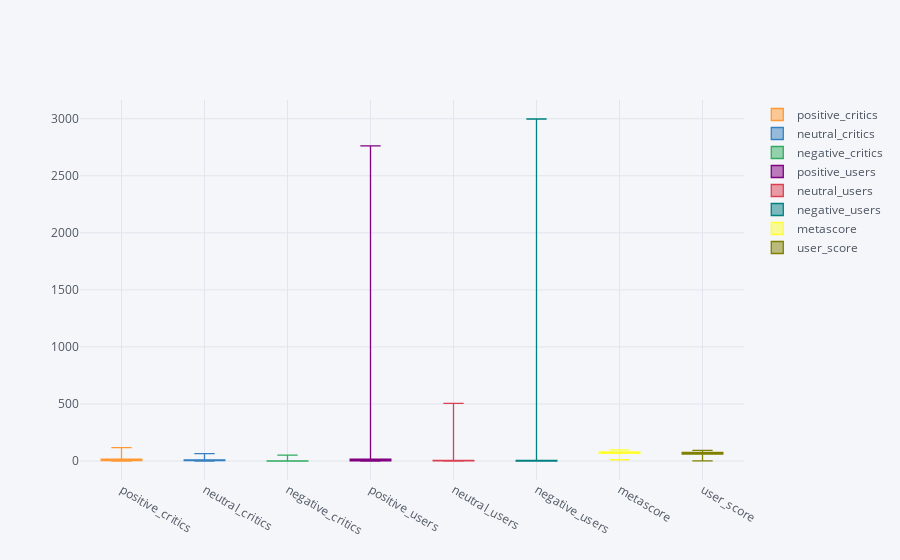

The cell this chart's notebook holds for it:
### Markdown cell above
## graphs

### Code cell
thist(df)

### Figure 1 — Plotly figure (JSON) as saved in the notebook; plotly's stock layout.template omitted (floating-point values rounded to 4 significant figures; data arrays with more than 128 entries replaced by an {"elided": "..."} marker saying what was removed)
{"data": [{"boxpoints": false, "line": {"width": 1.3}, "marker": {"color": "rgba(255, 153, 51, 1.0)"}, "name": "positive_critics", "orientation": "v", "type": "box", "uid": "2515461e-5768-4378-a3eb-b28a7987788c", "y": {"elided": "5699 int values"}}, {"boxpoints": false, "line": {"width": 1.3}, "marker": {"color": "rgba(55, 128, 191, 1.0)"}, "name": "neutral_critics", "orientation": "v", "type": "box", "uid": "f9829bcc-0244-417b-9566-a0e725f0db80", "y": {"elided": "5699 int values"}}, {"boxpoints": false, "line": {"width": 1.3}, "marker": {"color": "rgba(50, 171, 96, 1.0)"}, "name": "negative_critics", "orientation": "v", "type": "box", "uid": "1d4950c3-da28-4aca-b76c-f0aacec95132", "y": {"elided": "5699 int values"}}, {"boxpoints": false, "line": {"width": 1.3}, "marker": {"color": "rgba(128, 0, 128, 1.0)"}, "name": "positive_users", "orientation": "v", "type": "box", "uid": "b0aa2006-2760-4542-b266-34c395f53103", "y": {"elided": "5699 int values"}}, {"boxpoints": false, "line": {"width": 1.3}, "marker": {"color": "rgba(219, 64, 82, 1.0)"}, "name": "neutral_users", "orientation": "v", "type": "box", "uid": "e024c197-1c54-471b-9d7e-ecb21b83a3bf", "y": {"elided": "5699 int values"}}, {"boxpoints": false, "line": {"width": 1.3}, "marker": {"color": "rgba(0, 128, 128, 1.0)"}, "name": "negative_users", "orientation": "v", "type": "box", "uid": "d6f4e415-5d6f-4002-b35e-63173c3326c7", "y": {"elided": "5699 int values"}}, {"boxpoints": false, "line": {"width": 1.3}, "marker": {"color": "rgba(255, 255, 51, 1.0)"}, "name": "metascore", "orientation": "v", "type": "box", "uid": "43493d40-91c3-439a-9688-aeeb8287162f", "y": {"elided": "5699 int values"}}, {"boxpoints": false, "line": {"width": 1.3}, "marker": {"color": "rgba(128, 128, 0, 1.0)"}, "name": "user_score", "orientation": "v", "type": "box", "uid": "d114b93f-c4ba-4812-9f15-2ab69bc133dd", "y": {"elided": "5699 int values"}}], "layout": {"legend": {"bgcolor": "#F5F6F9", "font": {"color": "#4D5663"}}, "paper_bgcolor": "#F5F6F9", "plot_bgcolor": "#F5F6F9", "title": {"font": {"color": "#4D5663"}}, "xaxis": {"gridcolor": "#E1E5ED", "showgrid": true, "tickfont": {"color": "#4D5663"}, "title": {"font": {"color": "#4D5663"}, "text": ""}, "zerolinecolor": "#E1E5ED"}, "yaxis": {"gridcolor": "#E1E5ED", "showgrid": true, "tickfont": {"color": "#4D5663"}, "title": {"font": {"color": "#4D5663"}, "text": ""}, "zerolinecolor": "#E1E5ED"}}}
